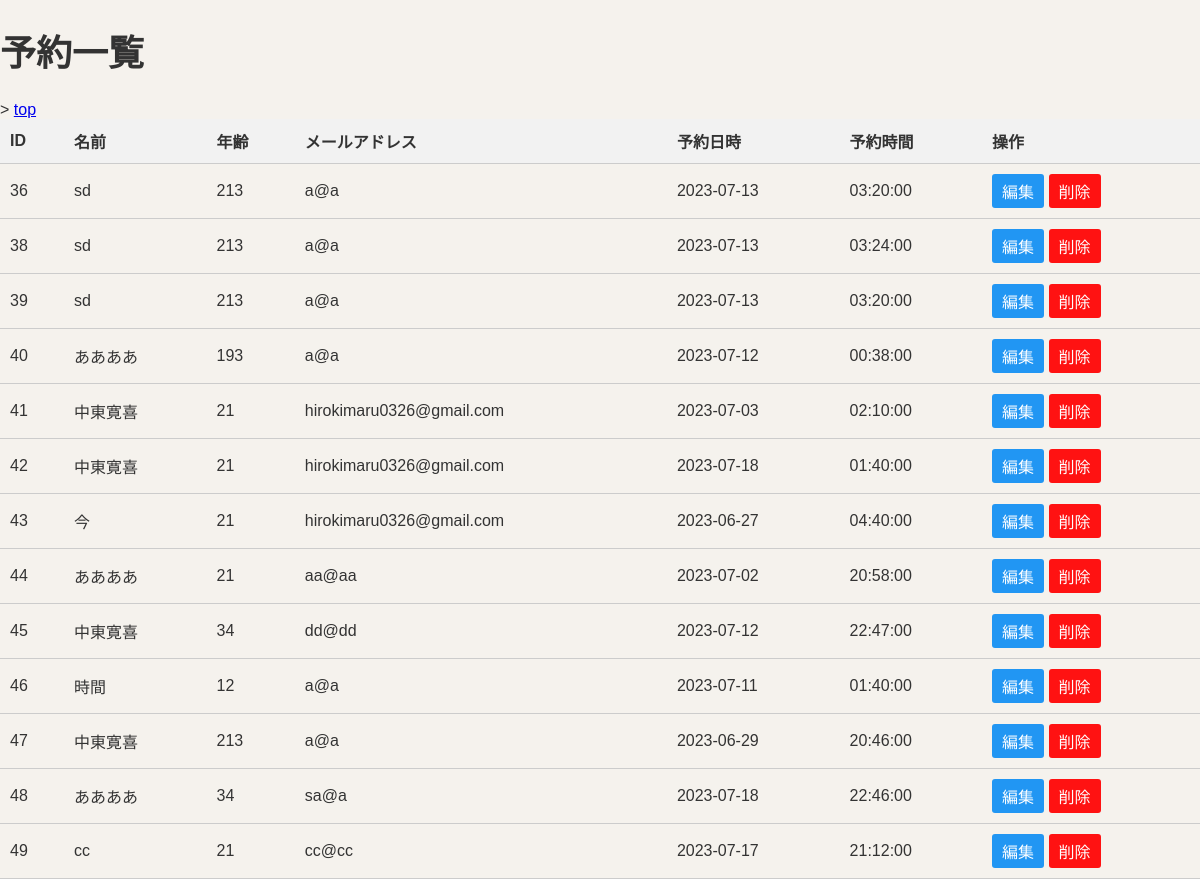
Screenshot of /cafe/list with the database file from the repository.
### models.py (models this page shows)
class User(db.Model):
  __tablename__ = 'User'
  id = db.Column(db.Integer, primary_key=True)
  name = db.Column(db.Text)
  email = db.Column(db.Text)
  age = db.Column(db.Text)
  reservation_date = db.Column(db.Date)
  reservation_time = db.Column(db.Time)

### controllers/front/cafe.py (the view)
@app.route('/cafe/list')
def list():
  users = User.query.all()
  return render_template('front/cafe/list.html', users=users)

### templates/front/cafe/list.html (shortened to what this page needs)
<!DOCTYPE html>
<html>
<head>
  <link rel="stylesheet" type="text/css" href="{{ url_for('static', filename='css/cafe.css') }}">
</head>
<body>
  <h1>予約一覧</h1>>
  <a href="/cafe/">top</a>
  <table class="admin-table">
    <thead>
      <tr>
        <th>ID</th>
        <th>名前</th>
        <th>年齢</th>
        <th>メールアドレス</th>
        <th>予約日時</th>
        <th>予約時間</th>
        <th>操作</th>
      </tr>
    </thead>
    <tbody>
      {% for user in users %}
      <tr>
        <form action="{{ url_for('cafe.edit_user', user_id=user.id) }}" method="POST">
          <td>{{ user.id }}</td>
          <td>
            <span class="name">{{ user.name }}</span>
          </td>
          <td>
            <span class="age">{{ user.age }}</span>
          </td>
          <td>
            <span class="email">{{ user.email }}</span>
          </td>
          <td>
            <span class="reservation_date">{{ user.reservation_date }}</span>
          </td>
          <td>
            <span class="reservation_time">{{ user.reservation_time }}</span>
          </td>
          <td>
            <a href="#" class="edit-button" onclick="enableEdit(this)">編集</a>
            <a class="delete-button" onclick="confirmDelete({{ user.id }}, 'user')">削除</a>
          </td>
        </form>
      </tr>
      {% endfor %}
    </tbody>
  </table>
</body>
</html>

### static/css/cafe.css (style rules this page uses)
h1 { font-family: "Helvetica Neue", Arial, sans-serif; font-size: 36px; }
body { font-family: Arial, sans-serif; margin: 0; padding: 0; background-color: #f5f2ed; color: #333; }
.admin-table { width: 100%; border-collapse: collapse; }
.admin-table th, .admin-table td { padding: 10px; text-align: left; border-bottom: 1px solid #ccc; }
.admin-table th { background-color: #f2f2f2; font-weight: bold; }
.admin-table td a { display: inline-block; padding: 5px 10px; text-decoration: none; background-color: #4caf50; color: #fff; border-radius: 3px; }
.admin-table td a.edit-button { background-color: #2196f3; }
.admin-table td a.delete-button { background-color: #ff1212; }

### rows the page displays
User: id "36", name "sd", age "213", email "a@a", reservation_date "2023-07-13", reservation_time "03:20:00"
User: id "38", name "sd", age "213", email "a@a", reservation_date "2023-07-13", reservation_time "03:24:00"
User: id "39", name "sd", age "213", email "a@a", reservation_date "2023-07-13", reservation_time "03:20:00"
User: id "40", name "ああああ", age "193", email "a@a", reservation_date "2023-07-12", reservation_time "00:38:00"
User: id "41", name "中東寛喜", age "21", email "hirokimaru0326@gmail.com", reservation_date "2023-07-03", reservation_time "02:10:00"
User: id "42", name "中東寛喜", age "21", email "hirokimaru0326@gmail.com", reservation_date "2023-07-18", reservation_time "01:40:00"
User: id "43", name "今", age "21", email "hirokimaru0326@gmail.com", reservation_date "2023-06-27", reservation_time "04:40:00"
User: id "44", name "ああああ", age "21", email "aa@aa", reservation_date "2023-07-02", reservation_time "20:58:00"
User: id "45", name "中東寛喜", age "34", email "dd@dd", reservation_date "2023-07-12", reservation_time "22:47:00"
User: id "46", name "時間", age "12", email "a@a", reservation_date "2023-07-11", reservation_time "01:40:00"
User: id "47", name "中東寛喜", age "213", email "a@a", reservation_date "2023-06-29", reservation_time "20:46:00"
User: id "48", name "ああああ", age "34", email "sa@a", reservation_date "2023-07-18", reservation_time "22:46:00"
User: id "49", name "cc", age "21", email "cc@cc", reservation_date "2023-07-17", reservation_time "21:12:00"
